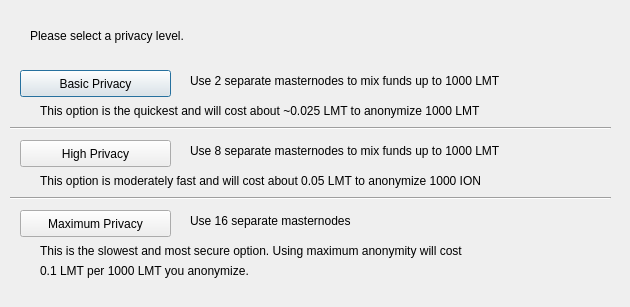
<?xml version="1.0" encoding="UTF-8"?>
<ui version="4.0">
 <class>DarksendConfig</class>
 <widget class="QDialog" name="DarksendConfig">
  <property name="geometry">
   <rect>
    <x>0</x>
    <y>0</y>
    <width>630</width>
    <height>307</height>
   </rect>
  </property>
  <property name="windowTitle">
   <string>Configure Darksend</string>
  </property>
  <widget class="QPushButton" name="buttonBasic">
   <property name="geometry">
    <rect>
     <x>20</x>
     <y>70</y>
     <width>151</width>
     <height>27</height>
    </rect>
   </property>
   <property name="text">
    <string>Basic Privacy</string>
   </property>
  </widget>
  <widget class="QPushButton" name="buttonHigh">
   <property name="geometry">
    <rect>
     <x>20</x>
     <y>140</y>
     <width>151</width>
     <height>27</height>
    </rect>
   </property>
   <property name="text">
    <string>High Privacy</string>
   </property>
  </widget>
  <widget class="QPushButton" name="buttonMax">
   <property name="geometry">
    <rect>
     <x>20</x>
     <y>210</y>
     <width>151</width>
     <height>27</height>
    </rect>
   </property>
   <property name="text">
    <string>Maximum Privacy</string>
   </property>
  </widget>
  <widget class="QLabel" name="label">
   <property name="geometry">
    <rect>
     <x>30</x>
     <y>20</y>
     <width>571</width>
     <height>31</height>
    </rect>
   </property>
   <property name="text">
    <string>Please select a privacy level.</string>
   </property>
  </widget>
  <widget class="QLabel" name="label_2">
   <property name="geometry">
    <rect>
     <x>190</x>
     <y>70</y>
     <width>421</width>
     <height>21</height>
    </rect>
   </property>
   <property name="text">
    <string>Use 2 separate masternodes to mix funds up to 1000 LMT</string>
   </property>
  </widget>
  <widget class="QLabel" name="label_3">
   <property name="geometry">
    <rect>
     <x>190</x>
     <y>140</y>
     <width>411</width>
     <height>21</height>
    </rect>
   </property>
   <property name="text">
    <string>Use 8 separate masternodes to mix funds up to 1000 LMT</string>
   </property>
  </widget>
  <widget class="QLabel" name="label_4">
   <property name="geometry">
    <rect>
     <x>190</x>
     <y>210</y>
     <width>421</width>
     <height>21</height>
    </rect>
   </property>
   <property name="text">
    <string>Use 16 separate masternodes</string>
   </property>
  </widget>
  <widget class="QLabel" name="label_6">
   <property name="geometry">
    <rect>
     <x>40</x>
     <y>100</y>
     <width>561</width>
     <height>21</height>
    </rect>
   </property>
   <property name="text">
    <string>This option is the quickest and will cost about ~0.025 LMT to anonymize 1000 LMT</string>
   </property>
  </widget>
  <widget class="QLabel" name="label_7">
   <property name="geometry">
    <rect>
     <x>40</x>
     <y>170</y>
     <width>561</width>
     <height>21</height>
    </rect>
   </property>
   <property name="text">
    <string>This option is moderately fast and will cost about 0.05 LMT to anonymize 1000 ION</string>
   </property>
  </widget>
  <widget class="QLabel" name="label_8">
   <property name="geometry">
    <rect>
     <x>40</x>
     <y>240</y>
     <width>561</width>
     <height>21</height>
    </rect>
   </property>
   <property name="text">
    <string>This is the slowest and most secure option. Using maximum anonymity will cost</string>
   </property>
  </widget>
  <widget class="QLabel" name="label_9">
   <property name="geometry">
    <rect>
     <x>40</x>
     <y>260</y>
     <width>561</width>
     <height>21</height>
    </rect>
   </property>
   <property name="text">
    <string>0.1 LMT per 1000 LMT you anonymize.</string>
   </property>
  </widget>
  <widget class="Line" name="line">
   <property name="geometry">
    <rect>
     <x>10</x>
     <y>120</y>
     <width>601</width>
     <height>16</height>
    </rect>
   </property>
   <property name="orientation">
    <enum>Qt::Horizontal</enum>
   </property>
  </widget>
  <widget class="Line" name="line_2">
   <property name="geometry">
    <rect>
     <x>10</x>
     <y>190</y>
     <width>601</width>
     <height>16</height>
    </rect>
   </property>
   <property name="orientation">
    <enum>Qt::Horizontal</enum>
   </property>
  </widget>
 </widget>
 <resources/>
 <connections/>
</ui>
